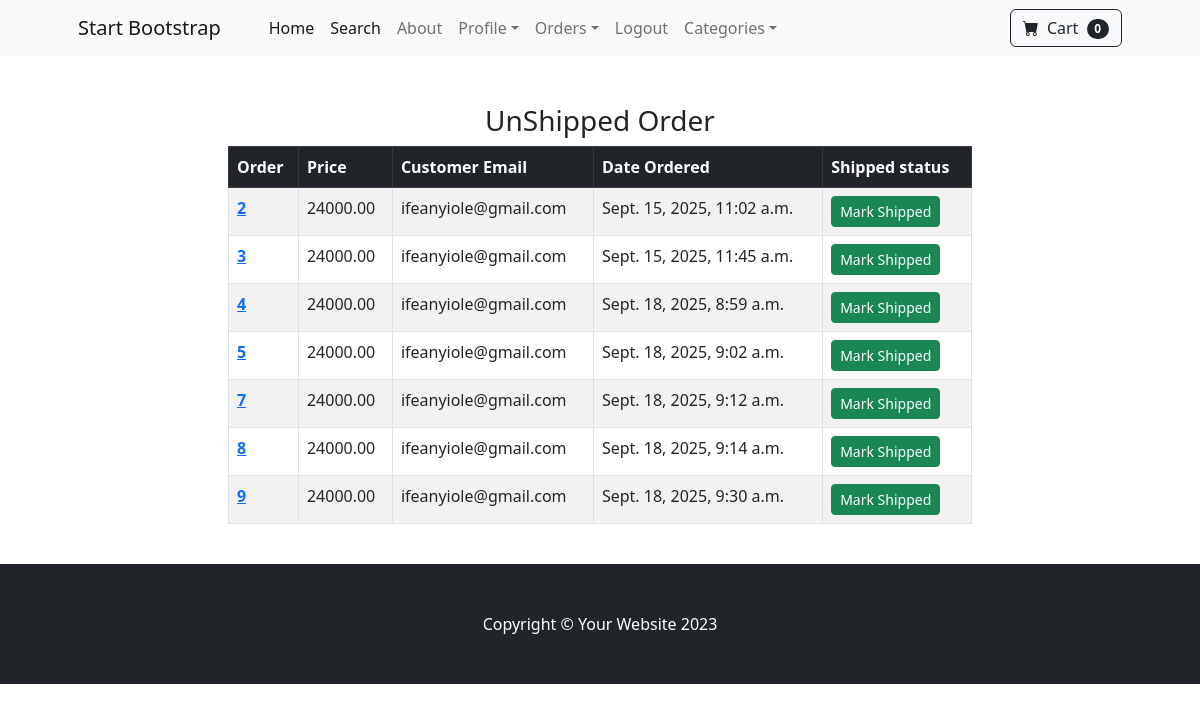
Page /payment/not_shipped_dash (signed in) on the earlier database version.
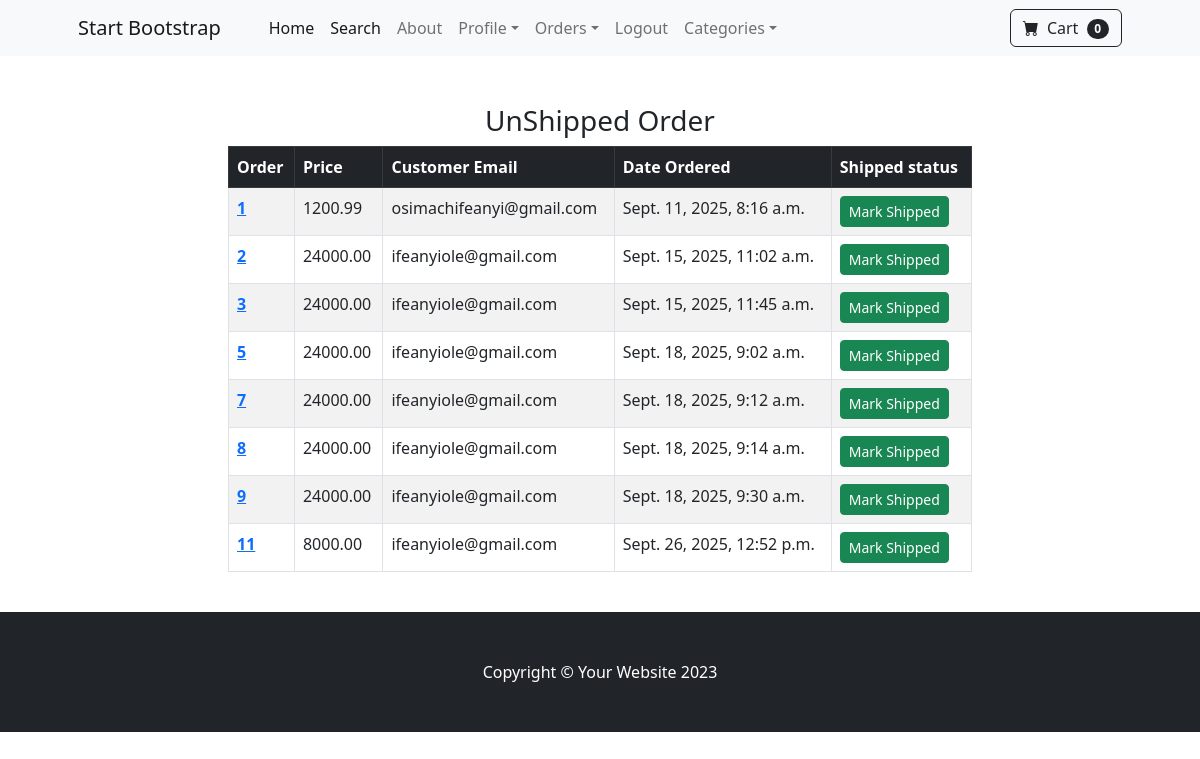
Same page on the later database version.
### payment/models.py (models this page shows, shortened)
class Order(models.Model):
    user = models.ForeignKey(User, on_delete = models.CASCADE, null = True, blank = True)
    full_name = models.CharField(max_length=250)
    email = models.EmailField(max_length=250)
    shipping_address = models.TextField(max_length=15000)
    amount_paid = models.DecimalField(max_digits=10, decimal_places=2)
    date_ordered = models.DateTimeField(auto_now_add=True)
    shipped = models.BooleanField(default = False)
    date_shipped = models.DateTimeField( blank = True, null = True )

### payment/views.py (the view, shortened to what this page needs)
# urls.py: path("not_shipped_dash", views.not_shipped_dash, name = 'not_shipped_dash'),
def not_shipped_dash(request):
    if request.user.is_authenticated and request.user.is_superuser:
        orders = Order.objects.filter(shipped = False)
        return render(request, 'payment/not_shipped_dash.html', {'orders' : orders})
    else:
        messages.success(request, 'Access Denied')
        return redirect('home')

### cart/cart.py (called while the page is built)
    def __len__(self):
        return len(self.cart)

### cart/context_processors.py (called while the page is built)
def cart(requests):
    return {'cart' : Cart(requests)}

### payment/templates/payment/not_shipped_dash.html (shortened to what this page needs)
{% extends 'base.html' %}
{% block content %}
<div class ="container">
    <div class="row">
        <center>
            <div class = "col-8">
                <br><br>
                <h3>UnShipped Order</h3>
                <table class="table table-striped table-hover table-bordered">
                    <thead class = 'table-dark'>
                        <tr>
                            <th scope="col">Order</th>
                            <th scope="col">Price</th>
                            <th scope="col">Customer Email</th>
                            <th scope="col">Date Ordered</th>
                            <th scope="col">Shipped status</th>
                        </tr>
                    </thead>
                    <tbody>
                        {% for items in orders %}
                            <tr>
                                <th scope="row"> <a href = '{% url "orders" items.id  %}' > {{ items.id }} </a> </th>
                                <td>{{ items.amount_paid }}</td>
                                <td>{{ items.email }}</td>
                                <td>{{ items.date_ordered }}</td>
                                <td>
                                    <form method = 'POST'>
                                        <button type = 'Submit' class = 'btn btn-success btn-sm'>Mark Shipped</button>
                                    </form>
                                </td>
                            </tr>
                        {% endfor %}
                    </tbody>
                </table>
                <br>
            </div>
        </center>
    </div>
</div>
{% endblock %}

Differences in the rows shown:
no longer on this page (row edited): Order: id "4", amount_paid "24000.00", email "ifeanyiole@gmail.com", date_ordered "Sept. 18, 2025, 8:59 a.m."
now on this page (row edited): Order: id "1", amount_paid "1200.99", email "osimachifeanyi@gmail.com", date_ordered "Sept. 11, 2025, 8:16 a.m."
added Order: id "11", amount_paid "8000.00", email "ifeanyiole@gmail.com", date_ordered "Sept. 26, 2025, 12:52 p.m."
